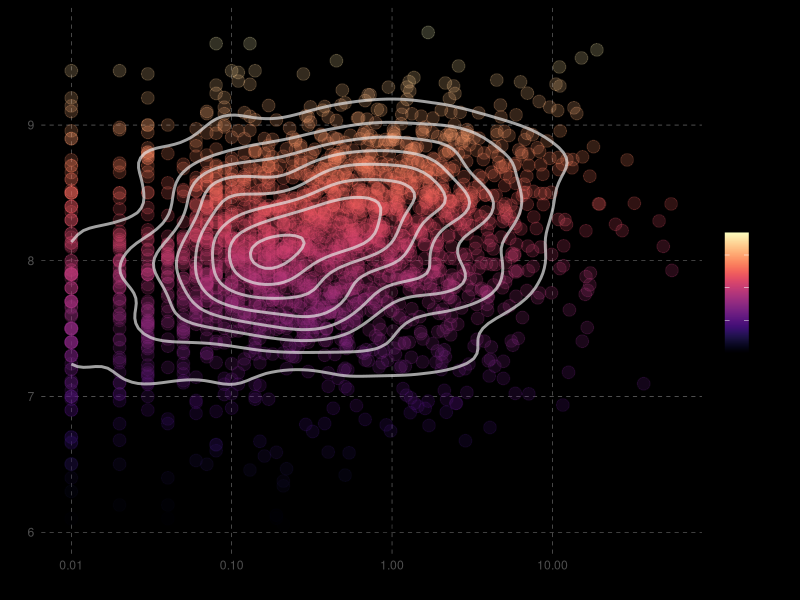

R code for this plot:
rm(list = ls())
options(scipen = 999)
options(stringsAsFactors = FALSE)

library(tidyverse);library(viridis)

x <- read_csv("IMDb_Economist_tv_ratings.csv")

x %>% filter(share > 0 & av_rating >6) %>%
    ggplot(aes(x = share, y= av_rating)) + 
    geom_point(aes(color = av_rating),
               size = 4,
               alpha = 0.2) + 
    scale_x_log10() +
    geom_density_2d(size = 1, color = "gray90",alpha = 0.7) + 
    theme_minimal() + 
    theme(
        plot.background = element_rect(fill=  "black"),
        panel.grid = element_line(size = 0.1,linetype = 2),
        panel.grid.minor = element_blank()
    ) + 
    scale_color_viridis(option = "A") + 
    labs(x = "Share (log 10 scale)",
         y = "Average rating") 